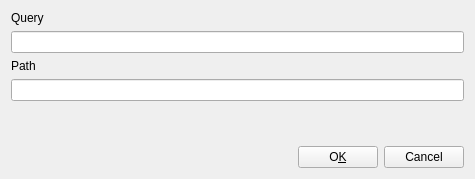
<?xml version="1.0" encoding="UTF-8"?>
<ui version="4.0">
 <class>Query</class>
 <widget class="QWidget" name="Query">
  <property name="geometry">
   <rect>
    <x>0</x>
    <y>0</y>
    <width>475</width>
    <height>179</height>
   </rect>
  </property>
  <layout class="QGridLayout" name="gridLayout">
   <item row="0" column="0">
    <layout class="QVBoxLayout">
     <item>
      <widget class="QLabel" name="textLabel1">
       <property name="text">
        <string>Query</string>
       </property>
       <property name="wordWrap">
        <bool>false</bool>
       </property>
      </widget>
     </item>
     <item>
      <widget class="QLineEdit" name="query"/>
     </item>
     <item>
      <widget class="QLabel" name="textLabel1_2">
       <property name="text">
        <string>Path</string>
       </property>
       <property name="wordWrap">
        <bool>false</bool>
       </property>
      </widget>
     </item>
     <item>
      <widget class="QLineEdit" name="path" native="true"/>
     </item>
     <item>
      <spacer name="spacer2">
       <property name="orientation">
        <enum>Qt::Vertical</enum>
       </property>
       <property name="sizeType">
        <enum>QSizePolicy::Expanding</enum>
       </property>
       <property name="sizeHint" stdset="0">
        <size>
         <width>20</width>
         <height>20</height>
        </size>
       </property>
      </spacer>
     </item>
     <item>
      <layout class="QHBoxLayout">
       <item>
        <spacer name="spacer1">
         <property name="orientation">
          <enum>Qt::Horizontal</enum>
         </property>
         <property name="sizeType">
          <enum>QSizePolicy::Expanding</enum>
         </property>
         <property name="sizeHint" stdset="0">
          <size>
           <width>316</width>
           <height>20</height>
          </size>
         </property>
        </spacer>
       </item>
       <item>
        <widget class="QPushButton" name="kPushButton1_2">
         <property name="text">
          <string>O&amp;K</string>
         </property>
        </widget>
       </item>
       <item>
        <widget class="QPushButton" name="kPushButton1">
         <property name="text">
          <string>Cancel</string>
         </property>
        </widget>
       </item>
      </layout>
     </item>
    </layout>
   </item>
  </layout>
 </widget>
 <layoutdefault spacing="6" margin="11"/>
 <pixmapfunction>qPixmapFromMimeSource</pixmapfunction>
 <tabstops>
  <tabstop>path</tabstop>
  <tabstop>query</tabstop>
 </tabstops>
 <resources/>
 <connections/>
</ui>
